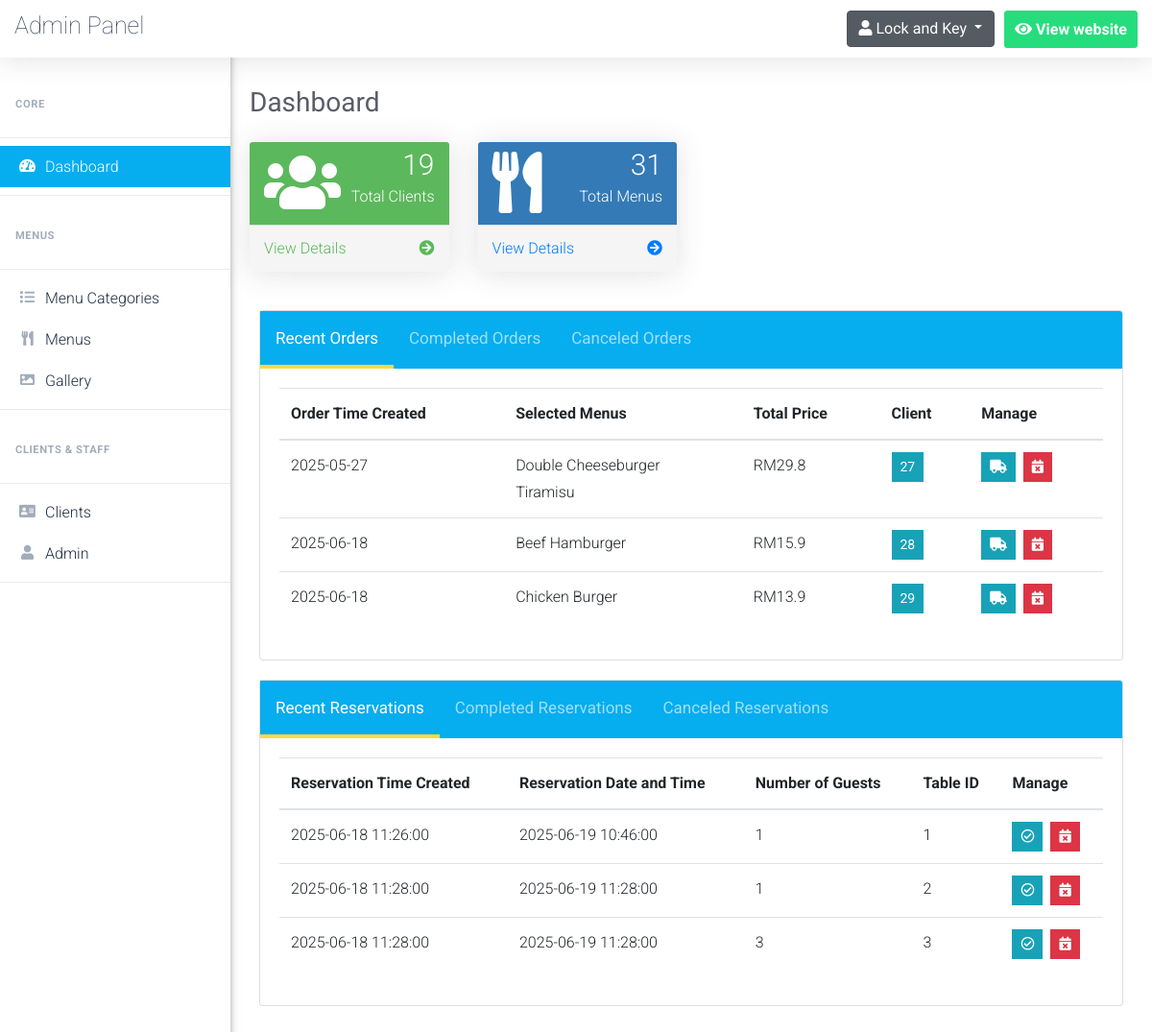
/admin/dashboard.php (signed in), run on an earlier commit of the app's database.
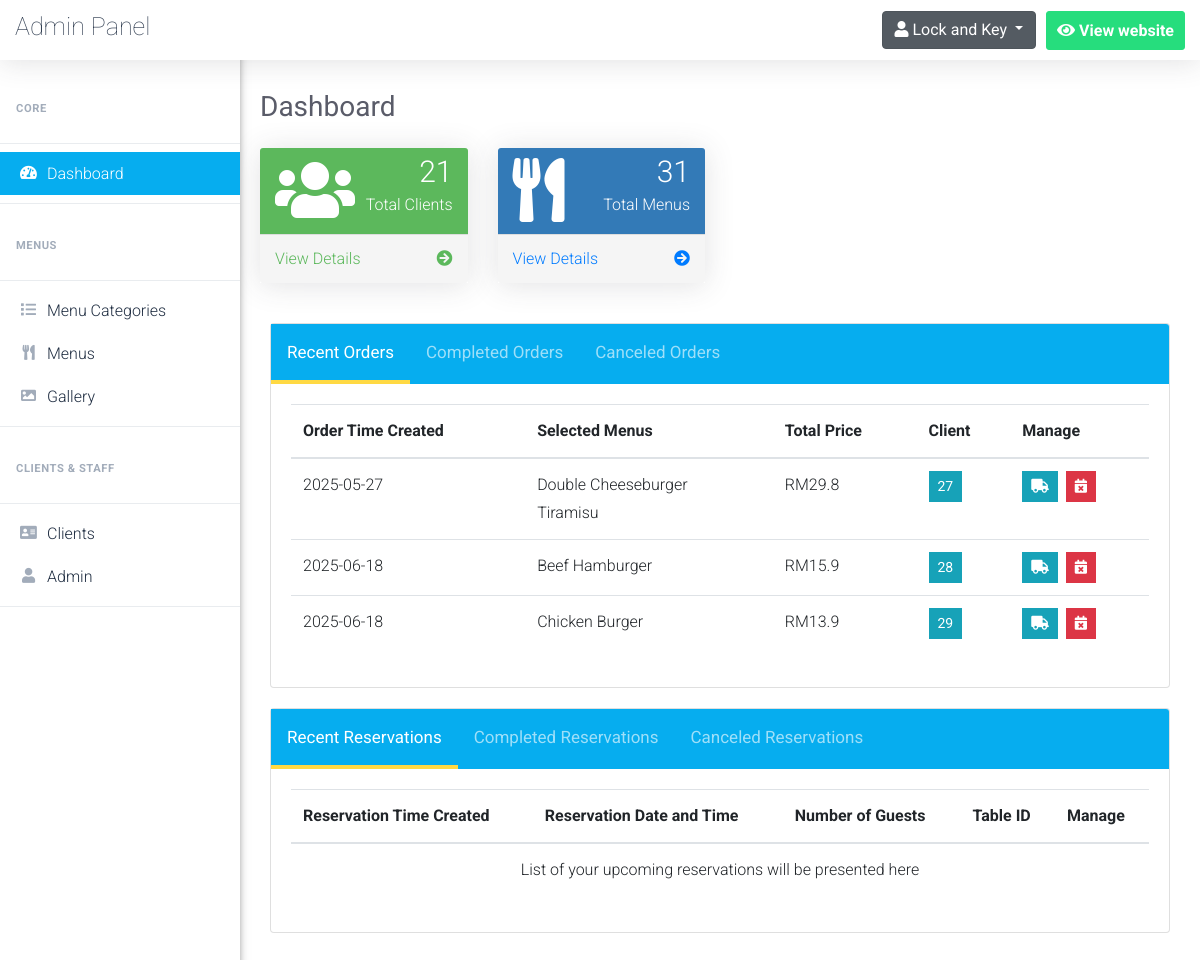
And on a later commit of the database.
### tables this page shows
CREATE TABLE `placed_orders` (
  `order_id` int(5) NOT NULL,
  `order_time` date NOT NULL,
  `client_id` int(5) NOT NULL,
  `delivery_address` varchar(255) NOT NULL,
  `delivered` tinyint(1) NOT NULL DEFAULT 0,
  `canceled` tinyint(1) NOT NULL DEFAULT 0,
  `cancellation_reason` varchar(255) DEFAULT NULL
);

CREATE TABLE `clients` (
  `client_id` int(5) NOT NULL,
  `client_name` varchar(50) NOT NULL,
  `client_phone` varchar(50) NOT NULL,
  `client_email` varchar(100) NOT NULL
);

CREATE TABLE `reservations` (
  `reservation_id` int(5) NOT NULL,
  `date_created` datetime NOT NULL,
  `client_id` int(5) NOT NULL,
  `selected_time` datetime NOT NULL,
  `nbr_guests` int(2) NOT NULL,
  `table_id` int(3) NOT NULL,
  `liberated` tinyint(1) NOT NULL DEFAULT 0,
  `canceled` tinyint(1) NOT NULL DEFAULT 0,
  `cancellation_reason` text DEFAULT NULL
);

### admin/dashboard.php (the view, shortened to what the changed rows need)
<?php
    include 'connect.php';
    include 'Includes/functions/functions.php';
    include 'Includes/templates/header.php';
    if(isset($_SESSION['username_restaurant_qRewacvAqzA']) && isset($_SESSION['password_restaurant_qRewacvAqzA']))
    {
    	include 'Includes/templates/navbar.php';
    	?>
<div class="row">
    <div class="col-sm-6 col-lg-3">
        <div class="panel panel-green">
            <div class="panel-heading">
                <div class="row">
                    <div class="col-sm-3">
                        <i class="fa fa-users fa-4x"></i>
                    </div>
                    <div class="col-sm-9 text-right">
                        <div class="huge"><span><?php echo countItems("client_id", "clients"); ?></span></div>
                        <div>Total Clients</div>
                    </div>
                </div>
            </div>
            <a href="clients.php">
                <div class="panel-footer">
                    <span class="pull-left">View Details</span>
                    <span class="pull-right"><i class="fa fa-arrow-circle-right"></i></span>
                    <div class="clearfix"></div>
                </div>
            </a>
        </div>
    </div>
    <div class="col-sm-6 col-lg-3">
        <div class="panel panel-primary">
            <div class="panel-heading">
                <div class="row">
                    <div class="col-sm-3">
                        <i class="fas fa-utensils fa-4x"></i>
                    </div>
                    <div class="col-sm-9 text-right">
                        <div class="huge"><span><?php echo countItems("menu_id", "menus"); ?></span></div>
                        <div>Total Menus</div>
                    </div>
                </div>
            </div>
            <a href="menus.php">
                <div class="panel-footer">
                    <span class="pull-left">View Details</span>
                    <span class="pull-right"><i class="fa fa-arrow-circle-right"></i></span>
                    <div class="clearfix"></div>
                </div>
            </a>
        </div>
    </div>
</div>
            <div class="card" style = "margin: 20px 10px">
                <div class="card-header tab" style="padding:0px;">
                    <button class="tablinks_orders active" onclick="openTab(event, 'recent_orders','tabcontent_orders','tablinks_orders')">Recent Orders</button>
                    <button class="tablinks_orders" onclick="openTab(event, 'completed_orders','tabcontent_orders','tablinks_orders')">Completed Orders</button>
                    <button class="tablinks_orders" onclick="openTab(event, 'canceled_orders','tabcontent_orders','tablinks_orders')">Canceled Orders</button>
                </div>
                <div class="card-body">
                    <div class='responsive-table'>
                        <table class="table X-table tabcontent_orders" id="recent_orders" style="display:table">
                            <thead>
                                <tr>
                                    <th>
                                        Order Time Created
                                    </th>
                                    <th>
                                        Selected Menus
                                    </th>
                                    <th>
                                        Total Price
                                    </th>
                                    <th>
                                        Client
                                    </th>
                                    <th>
                                        Manage
                                    </th>
                                </tr>
                            </thead>
                            <tbody>
                                <?php
                                    $stmt = $con->prepare("SELECT *
                                                    FROM placed_orders po , clients c
                                                    where
                                                        po.client_id = c.client_id
                                                    and canceled = 0
                                                    and delivered = 0
                                                    order by order_time;
                                                    ");
                                    $stmt->execute();
                                    $placed_orders = $stmt->fetchAll();
                                    $count = $stmt->rowCount();
                                    if($count == 0)
                                    {
                                        echo "<tr>";
                                            echo "<td colspan='5' style='text-align:center;'>";
                                                echo "List of your recent orders will be presented here";
                                            echo "</td>";
                                        echo "</tr>";
                                    }
                                    else
                                    {
                                        foreach($placed_orders as $order)
                                        {
                                            echo "<tr>";
                                                echo "<td>";
                                                    echo $order['order_time'];
                                                echo "</td>";
                                                echo "<td>";
                                                    $stmtMenus = $con->prepare("SELECT menu_name, quantity, menu_price
                                                            from menus m, in_order in_o
                                                            where m.menu_id = in_o.menu_id
                                                            and order_id = ?");
                                                    $stmtMenus->execute(array($order['order_id']));
                                                    $menus = $stmtMenus->fetchAll();
                                                    $total_price = 0;
                                                    foreach($menus as $menu)
                                                    {
                                                        echo "<span style = 'display:block'>".$menu['menu_name']."</span>";
                                                        $total_price += ($menu['menu_price']*$menu['quantity']);
                                                    }
                                                echo "</td>";
                                                echo "<td>";
                                                    echo "RM".$total_price;
                                                echo "</td>";
                                                echo "<td>";
                                                    ?>
                                                        <button class="btn btn-info btn-sm rounded-0" type="button" data-toggle="modal" data-target="#<?php echo "client_".$order['client_id']; ?>" data-placement="top">
                                                            <?php echo $order['client_id']; ?>
                                                        </button>
                                                    <?php
                                                echo "</td>";
                                                echo "<td>";
                                                    $cancel_data = "cancel_order".$order["order_id"];
                                                    $deliver_data = "deliver_order".$order["order_id"];
                                                    ?>
                                                    <ul class="list-inline m-0">
                                                        <li class="list-inline-item" data-toggle="tooltip" title="Deliver Order">
                                                            <button class="btn btn-info btn-sm rounded-0" type="button" data-toggle="modal" data-target="#<?php echo $deliver_data; ?>" data-placement="top">
                                                                <i class="fas fa-truck"></i>
                                                            </button>
                                                        </li>
                                                        <li class="list-inline-item" data-toggle="tooltip" title="Cancel Order">
                                                            <button class="btn btn-danger btn-sm rounded-0" type="button" data-toggle="modal" data-target="#<?php echo $cancel_data; ?>" data-placement="top">
                                                                <i class="fas fa-calendar-times"></i>
                                                            </button>
                                                        </li>
                                                    </ul>
                                                    <?php
                                                echo "</td>";
                                            echo "</tr>";
                                        }
                                    }
                                ?>
                            </tbody>
                        </table>
                    </div>
                </div>
            </div>
            <div class="card" style = "margin: 20px 10px">
                <div class="card-header tab" style="padding:0px;">
                    <button class="tablinks_reservations active" onclick="openTab(event, 'recent_reservations','tabcontent_reservations','tablinks_reservations')">Recent Reservations</button>
                    <button class="tablinks_reservations" onclick="openTab(event, 'completed_reservations','tabcontent_reservations','tablinks_reservations')">Completed Reservations</button>
                    <button class="tablinks_reservations" onclick="openTab(event, 'canceled_reservations','tabcontent_reservations','tablinks_reservations')">Canceled Reservations</button>
                </div>
                <div class="card-body">
                    <div class='responsive-table'>
                        <table class="table X-table tabcontent_reservations" id="recent_reservations" style="display:table">
                            <thead>
                                <tr>
                                    <th>
                                        Reservation Time Created
                                    </th>
                                    <th>
                                        Reservation Date and Time
                                    </th>
                                    <th>
                                        Number of Guests
                                    </th>
                                    <th>
                                        Table ID
                                    </th>
                                    <th>
                                        Manage
                                    </th>
                                </tr>
                            </thead>
                            <tbody>
                                <?php
                                    $stmt = $con->prepare("SELECT *
                                                    FROM reservations
                                                    where
                                                        selected_time > ? and canceled = 0
                                                    ");
                                    $timestamp = time();
                                    $formatted_time = date('y-m-d h:i:s', $timestamp);
                                    $stmt->execute(array($formatted_time));
                                    $reservations = $stmt->fetchAll();
                                    $count = $stmt->rowCount();
                                    if($count == 0)
                                    {
                                        echo "<tr>";
                                            echo "<td colspan='5' style='text-align:center;'>";
                                                echo "List of your upcoming reservations will be presented here";
                                            echo "</td>";
                                        echo "</tr>";
                                    }
                                    else
                                    {
                                        foreach($reservations as $reservation)
                                        {
                                            echo "<tr>";
                                                echo "<td>";
                                                    echo $reservation['date_created'];
                                                echo "</td>";
                                                echo "<td>";
                                                    echo $reservation['selected_time'];
                                                echo "</td>";
                                                echo "<td>";
                                                    echo $reservation['nbr_guests'];
                                                echo "</td>";
                                                echo "<td>";
                                                    echo $reservation['table_id'];
                                                echo "</td>";
                                                echo "<td>";
                                                    $cancel_data_reservation = "cancel_reservation".$reservation["reservation_id"];
                                                    $liberate_data = "liberate_table".$reservation["reservation_id"];
                                                    ?>
                                                    <ul class="list-inline m-0">
                                                        <li class="list-inline-item" data-toggle="tooltip" title="Liberate Table">
                                                            <button class="btn btn-info btn-sm rounded-0" type="button" data-toggle="modal" data-target="#<?php echo $liberate_data; ?>" data-placement="top">
                                                                <i class="far fa-check-circle"></i>
                                                            </button>
                                                        </li>
                                                        <li class="list-inline-item" data-toggle="tooltip" title="Cancel Reservation">
                                                            <button class="btn btn-danger btn-sm rounded-0" type="button" data-toggle="modal" data-target="#<?php echo $cancel_data_reservation; ?>" data-placement="top">
                                                                <i class="fas fa-calendar-times"></i>
                                                            </button>
                                                        </li>
                                                    </ul>
                                                    <?php
                                                echo "</td>";
                                            echo "</tr>";
                                        }
                                    }
                                ?>
                            </tbody>
                        </table>
                    </div>
                </div>
            </div>
        <?php
    	include 'Includes/templates/footer.php';
    }
    else
    {
    	header("Location: index.php");
    	exit();
    }
?>

What changed in the data, as far as the page shows it:
no longer on this page (row edited): reservations: date_created "2025-06-18 11:26:00", selected_time "2025-06-19 10:46:00", nbr_guests "1", table "1"
no longer on this page (row edited): reservations: date_created "2025-06-18 11:28:00", selected_time "2025-06-19 11:28:00", nbr_guests "1", table "2"
no longer on this page (row edited): reservations: date_created "2025-06-18 11:28:00", selected_time "2025-06-19 11:28:00", nbr_guests "3", table "3"
Also different on the page:
countItems("client_id", "clients"): "19" → "21"
text now shown: "List of your upcoming reservations will be presented here"
